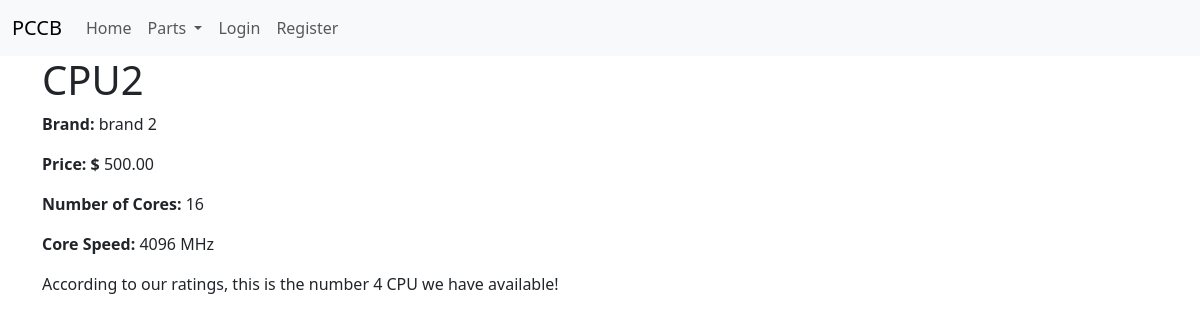
Screenshot of /cpu/2 with the database file from the repository.
### parts/models.py (models this page shows, shortened)
class CPU(models.Model):
    name = models.CharField(
        max_length = 200,
        unique = True,
        help_text = "Enter the name of the CPU"
    )
    brand = models.ManyToManyField(Brand,
        help_text = "Choose the company that made this CPU",
    )
    price = models.DecimalField(
        max_digits = 7,
        decimal_places = 2
    )
    rank = models.IntegerField(
        help_text = "Enter the rank of the CPU compared to other CPUs"
    )
    num_cores = models.IntegerField(
        help_text = "Enter the number of cores the CPU has"
    )
    core_speed = models.IntegerField(
        help_text = "Enter the speed of the cores in megahertz"
    )
    class Meta:
        ordering = ['-name']

class Brand(models.Model):
    name = models.CharField(
        max_length = 200,
        unique = True,
        help_text = "Enter the name of the brand"
    )
    def __str__(self):
        return self.name

### parts/views.py (the view)
# urls.py: path('cpu/<int:pk>', views.CPUDetailView.as_view(), name='cpu-detail'),
class CPUDetailView(generic.DetailView):
    model = CPU

### parts/templates/parts/CPU_detail.html
{% extends "base.html" %}
{% block content %}
<div class="container">
    <h1> {{ cpu.name }} </h1>
    <p><strong>Brand:</strong> {{ cpu.brand.all|join:", " }}</p>
    <p><strong>Price: $</strong> {{ cpu.price }}</p>
    <p><strong>Number of Cores: </strong> {{ cpu.num_cores }}</p>
    <p><strong>Core Speed: </strong> {{ cpu.core_speed }} MHz</p>
    <p>According to our ratings, this is the number {{ cpu.rank }} CPU we have available!</p>
</div>
{% endblock content %}

### rows the page displays
CPU: name "CPU2", brand.all "brand 2", price "500.00", num_cores "16", core_speed "4096", rank "4"
